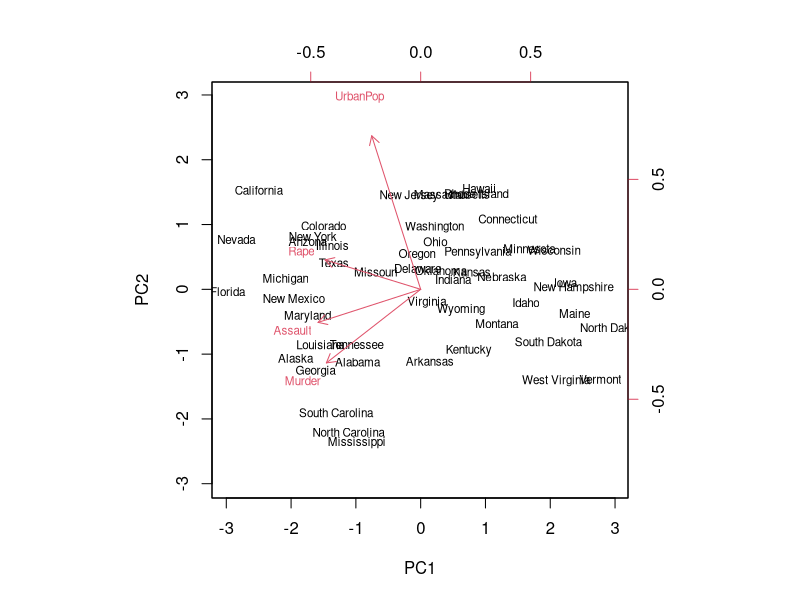
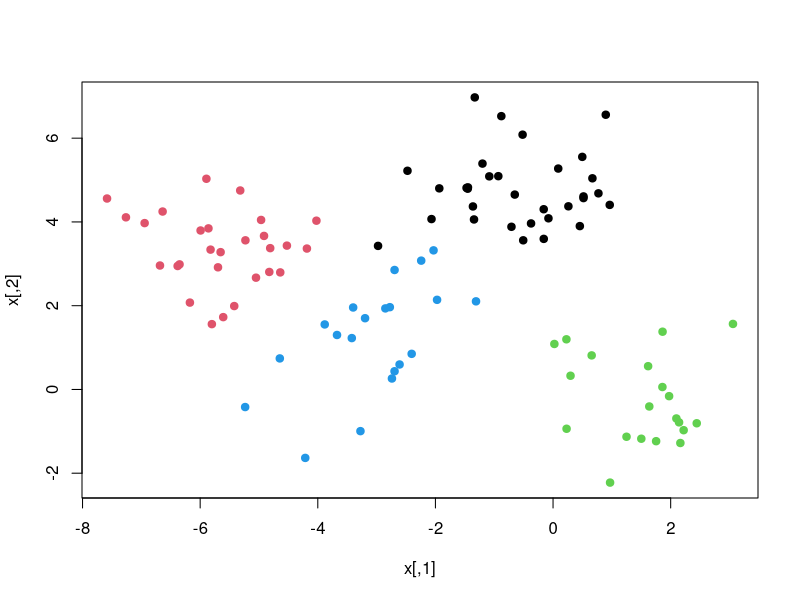
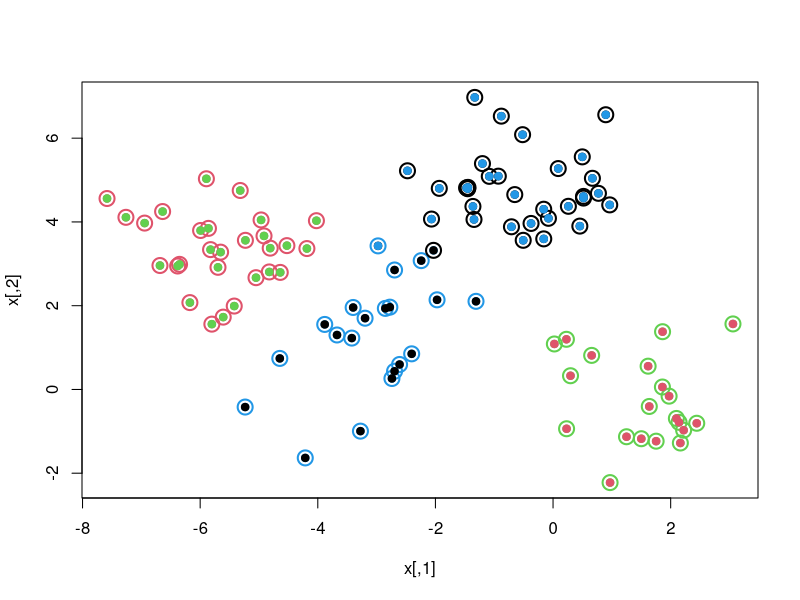
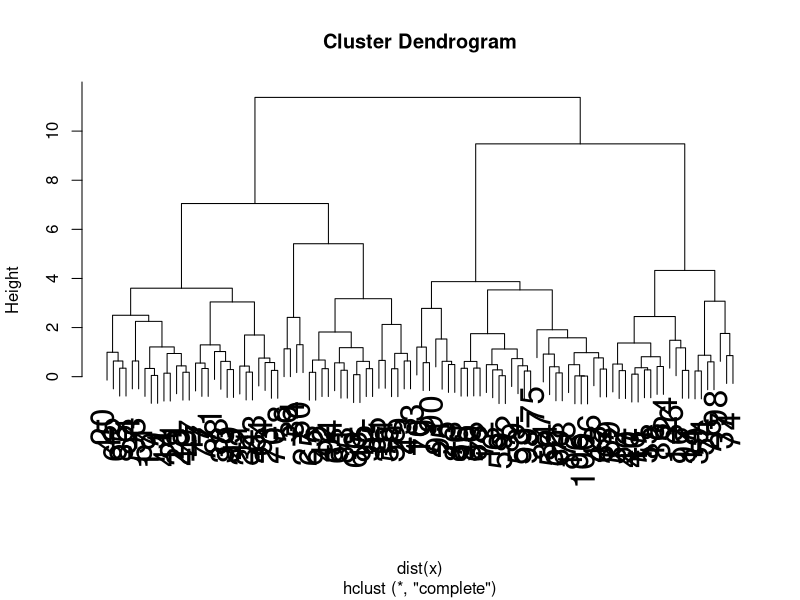
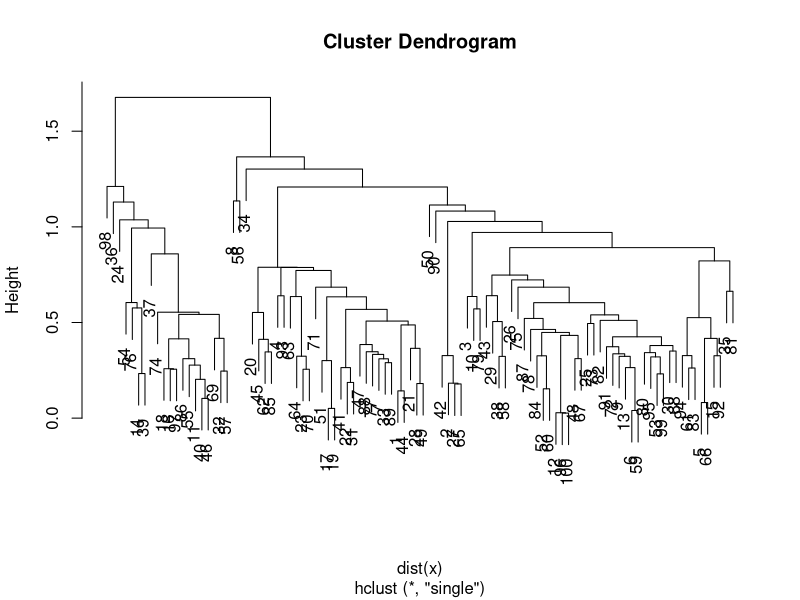
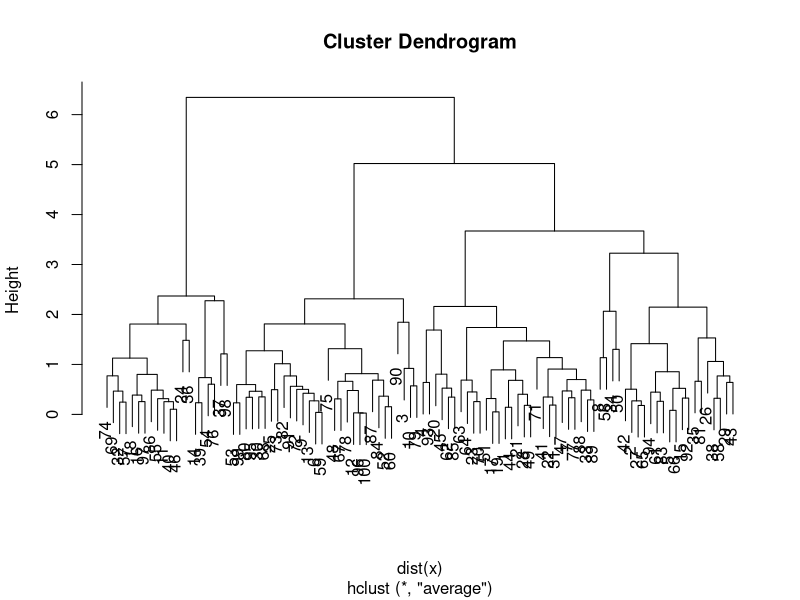
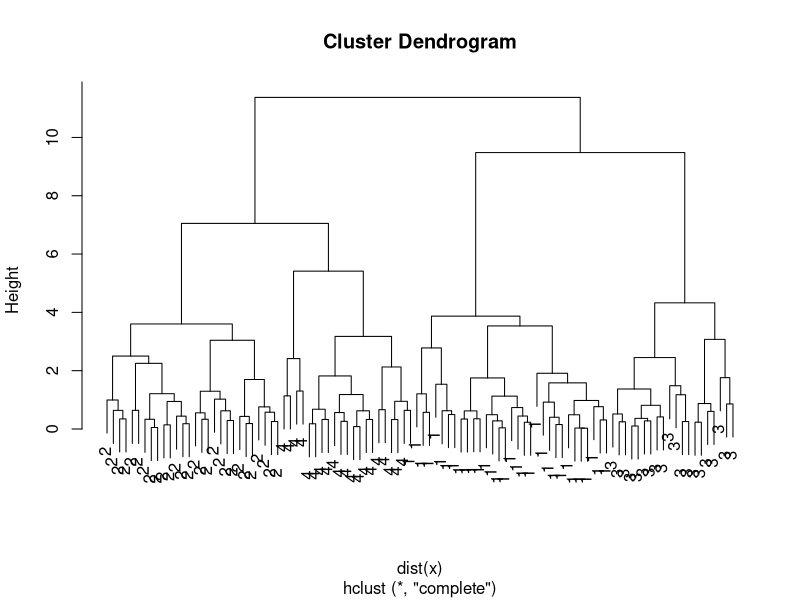

These figures' R source, in order:
## ---- chunk 1

dimnames(USArrests)
apply(USArrests, 2, mean) # second parameter 1 - refers ROWS, 2 - refers COLUMNS
apply(USArrests, 2, var)


## ---- chunk 2
pca.out = prcomp(USArrests, scale=TRUE) # perform a principal component analysis. 
pca.out

## ---- chunk 3
names(pca.out)
pca.out
biplot(pca.out, scale = 0, cex=0.7)
## ---- chunk 4
set.seed(101)
x = matrix(rnorm(100*2), 100, 2)
xmean = matrix(rnorm(8, sd=4), 4, 2)
which = sample(1:4, 100, replace = TRUE)
x = x + xmean[which, ]
#plot and assign the initial cluster Ids
plot(x, col=which, pch=19)
## ---- chunk 5
km.out = kmeans(x,4, nstart = 15) #nstart ?
km.out$cluster
plot(x, col=km.out$cluster, cex=2, pch=1, lwd=2)
points(x, col=which, pch=19)
points(x, col=c(4,3,2,1)[which],pch=19 )
## ---- chunk 6
hc.complete = hclust(dist(x), method="complete")
plot(hc.complete, cex=2)
hc.single = hclust(dist(x), method="single")
plot(hc.single)
hc.average = hclust(dist(x), method="average")
plot(hc.average)

## ---- chunk 7
hc.cut = cutree(hc.complete, 4)
table(hc.cut, which)
table(hc.cut, km.out$cluster)
## ---- chunk 8
plot(hc.complete, labels = which)
